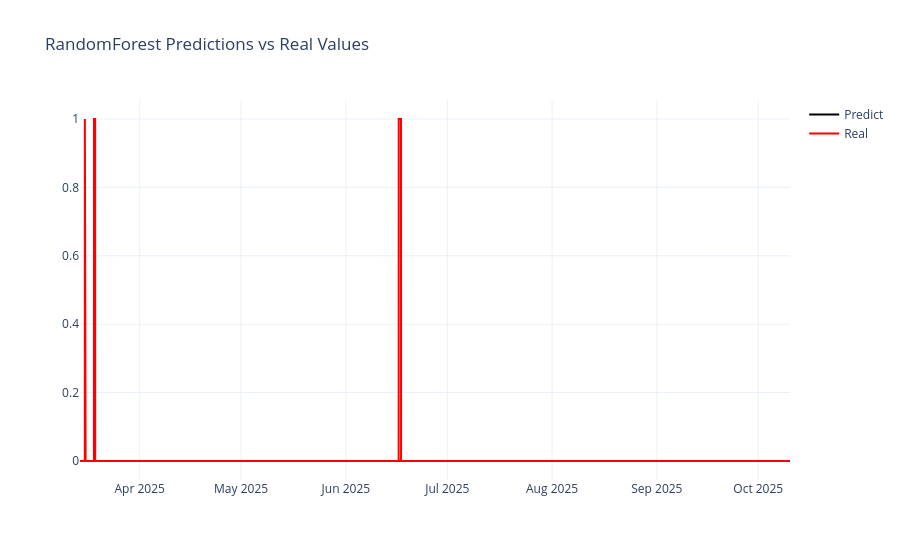
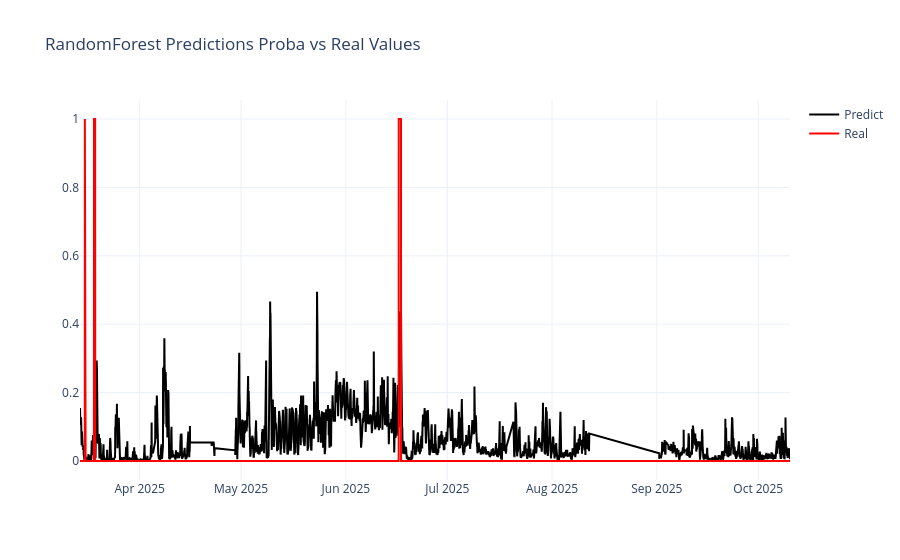

The cell these charts' notebook holds for them, in order:
### Markdown cell above
## Plot real values and predictions

### Code cell
y_features_test.sort_index(inplace=True)
X_features_test.sort_index(inplace=True)

fig_pred_rf = go.Figure()
fig_pred_rf.add_trace(go.Scatter(
    x = X_features_test.index,
    y=y_pred_rf,
    name='Predict',
    mode="lines",
    line=dict(color='black')
))
fig_pred_rf.add_trace(go.Scatter(
    y=y_features_test,
    x = X_features_test.index,
    name='Real',
    mode="lines",
    line=dict(color='red')
))
fig_pred_rf.update_layout(
    template='plotly_white',
    hovermode='x unified',
    title="RandomForest Predictions vs Real Values"
)
fig_pred_rf.show()

## Proba
y_proba_rf = best_rf_clf.predict_proba(X_features_test_scaled)
y_proba_rf = y_proba_rf[:, 1]

y_features_test.sort_index(inplace=True)
X_features_test.sort_index(inplace=True)

fig_pred_rf = go.Figure()
fig_pred_rf.add_trace(go.Scatter(
    x = X_features_test.index,
    y=y_proba_rf,
    name='Predict',
    mode="lines",
    line=dict(color='black')
))
fig_pred_rf.add_trace(go.Scatter(
    y=y_features_test,
    x = X_features_test.index,
    name='Real',
    mode="lines",
    line=dict(color='red')
))
fig_pred_rf.update_layout(
    template='plotly_white',
    hovermode='x unified',
    title="RandomForest Predictions Proba vs Real Values"
)
fig_pred_rf.show()

### Figure 1 — Plotly figure (JSON) as saved in the notebook; plotly's stock layout.template omitted (floating-point values rounded to 4 significant figures; data arrays with more than 128 entries replaced by an {"elided": "..."} marker saying what was removed)
{"data": [{"line": {"color": "black"}, "mode": "lines", "name": "Predict", "type": "scatter", "x": {"elided": "8113 str values"}, "y": {"elided": "8113 int values"}}, {"line": {"color": "red"}, "mode": "lines", "name": "Real", "type": "scatter", "x": {"elided": "8113 str values"}, "y": {"elided": "8113 int values"}}], "layout": {"hovermode": "x unified", "title": {"text": "RandomForest Predictions vs Real Values"}}}

### Figure 2 — Plotly figure (JSON) as saved in the notebook; plotly's stock layout.template omitted (floating-point values rounded to 4 significant figures; data arrays with more than 128 entries replaced by an {"elided": "..."} marker saying what was removed)
{"data": [{"line": {"color": "black"}, "mode": "lines", "name": "Predict", "type": "scatter", "x": {"elided": "8113 str values"}, "y": {"elided": "8113 float values"}}, {"line": {"color": "red"}, "mode": "lines", "name": "Real", "type": "scatter", "x": {"elided": "8113 str values"}, "y": {"elided": "8113 int values"}}], "layout": {"hovermode": "x unified", "title": {"text": "RandomForest Predictions Proba vs Real Values"}}}
